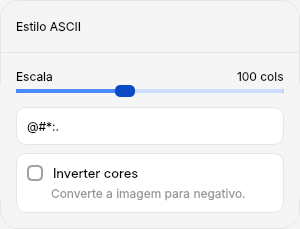
          <widget class="QWidget" name="wdgAscii_2" native="true">
           <property name="sizePolicy">
            <sizepolicy hsizetype="Preferred" vsizetype="Minimum">
             <horstretch>0</horstretch>
             <verstretch>0</verstretch>
            </sizepolicy>
           </property>
           <property name="minimumSize">
            <size>
             <width>300</width>
             <height>0</height>
            </size>
           </property>
           <property name="maximumSize">
            <size>
             <width>300</width>
             <height>16777215</height>
            </size>
           </property>
           <property name="layoutDirection">
            <enum>Qt::LayoutDirection::LeftToRight</enum>
           </property>
           <property name="autoFillBackground">
            <bool>false</bool>
           </property>
           <property name="styleSheet">
            <string notr="true">QWidget {
    background-color: rgb(245, 245, 245);
    border: 1px solid rgb(230, 230, 230);
    border-radius: 18px;
}

QLabel {
	border: none;
	color: rgb(0, 0, 0);
}
</string>
           </property>
           <layout class="QVBoxLayout" name="verticalLayout_66">
            <property name="spacing">
             <number>16</number>
            </property>
            <property name="leftMargin">
             <number>0</number>
            </property>
            <property name="topMargin">
             <number>16</number>
            </property>
            <property name="rightMargin">
             <number>0</number>
            </property>
            <property name="bottomMargin">
             <number>16</number>
            </property>
            <item>
             <layout class="QHBoxLayout" name="horizontalLayout_105">
              <item>
               <spacer name="horizontalSpacer_105">
                <property name="orientation">
                 <enum>Qt::Orientation::Horizontal</enum>
                </property>
                <property name="sizeType">
                 <enum>QSizePolicy::Policy::Fixed</enum>
                </property>
                <property name="sizeHint" stdset="0">
                 <size>
                  <width>16</width>
                  <height>16</height>
                 </size>
                </property>
               </spacer>
              </item>
              <item>
               <widget class="QLabel" name="label_79">
                <property name="font">
                 <font>
                  <family>Inter</family>
                  <pointsize>9</pointsize>
                  <hintingpreference>PreferNoHinting</hintingpreference>
                  <fontweight>Medium</fontweight>
                 </font>
                </property>
                <property name="text">
                 <string>Estilo ASCII</string>
                </property>
               </widget>
              </item>
              <item>
               <spacer name="horizontalSpacer_106">
                <property name="orientation">
                 <enum>Qt::Orientation::Horizontal</enum>
                </property>
                <property name="sizeHint" stdset="0">
                 <size>
                  <width>40</width>
                  <height>20</height>
                 </size>
                </property>
               </spacer>
              </item>
             </layout>
            </item>
            <item>
             <widget class="Line" name="line_18">
              <property name="maximumSize">
               <size>
                <width>16777215</width>
                <height>1</height>
               </size>
              </property>
              <property name="orientation">
               <enum>Qt::Orientation::Horizontal</enum>
              </property>
             </widget>
            </item>
            <item>
             <widget class="QFrame" name="frame_18">
              <property name="styleSheet">
               <string notr="true">QFrame{
	background-color: rgb(245, 245, 245);
	border: none;
}</string>
              </property>
              <property name="frameShape">
               <enum>QFrame::Shape::StyledPanel</enum>
              </property>
              <property name="frameShadow">
               <enum>QFrame::Shadow::Raised</enum>
              </property>
              <layout class="QVBoxLayout" name="verticalLayout_22">
               <property name="spacing">
                <number>8</number>
               </property>
               <property name="leftMargin">
                <number>16</number>
               </property>
               <property name="topMargin">
                <number>0</number>
               </property>
               <property name="rightMargin">
                <number>16</number>
               </property>
               <property name="bottomMargin">
                <number>0</number>
               </property>
               <item>
                <widget class="QFrame" name="frame_19">
                 <property name="enabled">
                  <bool>true</bool>
                 </property>
                 <property name="sizePolicy">
                  <sizepolicy hsizetype="Preferred" vsizetype="Preferred">
                   <horstretch>0</horstretch>
                   <verstretch>0</verstretch>
                  </sizepolicy>
                 </property>
                 <property name="minimumSize">
                  <size>
                   <width>0</width>
                   <height>0</height>
                  </size>
                 </property>
                 <property name="maximumSize">
                  <size>
                   <width>16777215</width>
                   <height>16777215</height>
                  </size>
                 </property>
                 <property name="font">
                  <font/>
                 </property>
                 <property name="styleSheet">
                  <string notr="true">QFrame{
    background: transparent;
	border: none;
}

QLabel{
	color: rgb(0, 0, 0);
	border: none;
}</string>
                 </property>
                 <property name="frameShape">
                  <enum>QFrame::Shape::StyledPanel</enum>
                 </property>
                 <property name="frameShadow">
                  <enum>QFrame::Shadow::Raised</enum>
                 </property>
                 <layout class="QVBoxLayout" name="verticalLayout_23">
                  <property name="spacing">
                   <number>0</number>
                  </property>
                  <property name="leftMargin">
                   <number>0</number>
                  </property>
                  <property name="topMargin">
                   <number>0</number>
                  </property>
                  <property name="rightMargin">
                   <number>0</number>
                  </property>
                  <property name="bottomMargin">
                   <number>0</number>
                  </property>
                  <item>
                   <layout class="QHBoxLayout" name="horizontalLayout_17">
                    <item>
                     <widget class="QLabel" name="sldWidthTitle_2">
                      <property name="maximumSize">
                       <size>
                        <width>16777215</width>
                        <height>16777215</height>
                       </size>
                      </property>
                      <property name="font">
                       <font>
                        <family>Inter</family>
                        <pointsize>9</pointsize>
                        <bold>false</bold>
                        <hintingpreference>PreferNoHinting</hintingpreference>
                       </font>
                      </property>
                      <property name="text">
                       <string>Escala</string>
                      </property>
                     </widget>
                    </item>
                    <item>
                     <spacer name="hspacerBrightness_8">
                      <property name="orientation">
                       <enum>Qt::Orientation::Horizontal</enum>
                      </property>
                      <property name="sizeType">
                       <enum>QSizePolicy::Policy::Expanding</enum>
                      </property>
                      <property name="sizeHint" stdset="0">
                       <size>
                        <width>8</width>
                        <height>8</height>
                       </size>
                      </property>
                     </spacer>
                    </item>
                    <item>
                     <widget class="QLabel" name="lblWidthValue_2">
                      <property name="maximumSize">
                       <size>
                        <width>16777215</width>
                        <height>16777215</height>
                       </size>
                      </property>
                      <property name="font">
                       <font>
                        <family>Inter</family>
                        <pointsize>9</pointsize>
                        <hintingpreference>PreferNoHinting</hintingpreference>
                       </font>
                      </property>
                      <property name="text">
                       <string>100 cols</string>
                      </property>
                     </widget>
                    </item>
                   </layout>
                  </item>
                  <item>
                   <widget class="QSlider" name="sldWidth_2">
                    <property name="maximumSize">
                     <size>
                      <width>16777215</width>
                      <height>16777215</height>
                     </size>
                    </property>
                    <property name="focusPolicy">
                     <enum>Qt::FocusPolicy::ClickFocus</enum>
                    </property>
                    <property name="layoutDirection">
                     <enum>Qt::LayoutDirection::LeftToRight</enum>
                    </property>
                    <property name="styleSheet">
                     <string notr="true">QSlider {
    background: transparent;
	border: none;
}

QSlider::groove:horizontal {
    background: rgb(85, 0, 0);
    height: 4px;
    margin: 0;
    border-radius: 1px;
}

QSlider::sub-page:horizontal {
    background: rgb(76, 139, 255);
    border-radius: 1px;
}

QSlider::add-page:horizontal {
    background: rgb(204, 222, 255);
    border-radius: 1px;
}

QSlider::handle:horizontal {
    background: rgb(10, 74, 194);
    width: 20px;
    height: 8px;
    border-radius: 5px;
    margin: -4px 0;
}</string>
                    </property>
                    <property name="minimum">
                     <number>0</number>
                    </property>
                    <property name="maximum">
                     <number>300</number>
                    </property>
                    <property name="singleStep">
                     <number>5</number>
                    </property>
                    <property name="pageStep">
                     <number>20</number>
                    </property>
                    <property name="value">
                     <number>120</number>
                    </property>
                    <property name="orientation">
                     <enum>Qt::Orientation::Horizontal</enum>
                    </property>
                    <property name="invertedAppearance">
                     <bool>false</bool>
                    </property>
                    <property name="invertedControls">
                     <bool>true</bool>
                    </property>
                   </widget>
                  </item>
                 </layout>
                </widget>
               </item>
               <item>
                <widget class="QComboBox" name="cmbChars_2">
                 <property name="minimumSize">
                  <size>
                   <width>0</width>
                   <height>38</height>
                  </size>
                 </property>
                 <property name="maximumSize">
                  <size>
                   <width>16777215</width>
                   <height>16777215</height>
                  </size>
                 </property>
                 <property name="font">
                  <font>
                   <family>Inter</family>
                   <bold>false</bold>
                   <hintingpreference>PreferNoHinting</hintingpreference>
                  </font>
                 </property>
                 <property name="cursor">
                  <cursorShape>ArrowCursor</cursorShape>
                 </property>
                 <property name="toolTipDuration">
                  <number>-1</number>
                 </property>
                 <property name="accessibleName">
                  <string>Degradê ASCII</string>
                 </property>
                 <property name="styleSheet">
                  <string notr="true">QComboBox {
    background-color: rgb(255, 255, 255);
    border: 1px solid rgb(230, 230, 230);
    border-radius: 10px;
    padding-left: 10px;
    color: #000000;
}

/* Hover */
QComboBox:hover {
    background-color: rgb(245, 245, 245);
}

/* Área da seta */
QComboBox::drop-down {
    subcontrol-origin: padding;
    subcontrol-position: top right;
    width: 30px;
    border: none;
    border-top-right-radius: 4px;
    border-bottom-right-radius: 4px;
    background: transparent;
}

/* Ícone padrão */
QComboBox::down-arrow {
    image: url(:/icons/arrow-down.svg);
    width: 12px;
    height: 12px;
    margin-right: 0px;
    margin-top: 0px;
}

/* Ícone quando aberto */
QComboBox::down-arrow:on {
    image: url(:/icons/arrow-up.svg);
}
</string>
                 </property>
                 <property name="editable">
                  <bool>false</bool>
                 </property>
                 <property name="currentText">
                  <string>@#*:. </string>
                 </property>
                 <property name="currentIndex">
                  <number>0</number>
                 </property>
                 <property name="insertPolicy">
                  <enum>QComboBox::InsertPolicy::NoInsert</enum>
                 </property>
                 <property name="sizeAdjustPolicy">
                  <enum>QComboBox::SizeAdjustPolicy::AdjustToContentsOnFirstShow</enum>
                 </property>
                 <property name="minimumContentsLength">
                  <number>0</number>
                 </property>
                 <property name="placeholderText">
                  <string>Degradê ASCII</string>
                 </property>
                 <property name="duplicatesEnabled">
                  <bool>false</bool>
                 </property>
                 <property name="frame">
                  <bool>true</bool>
                 </property>
                 <property name="labelDrawingMode">
                  <enum>QComboBox::LabelDrawingMode::UseStyle</enum>
                 </property>
                 <item>
                  <property name="text">
                   <string>@#*:. </string>
                  </property>
                 </item>
                 <item>
                  <property name="text">
                   <string>■</string>
                  </property>
                 </item>
                 <item>
                  <property name="text">
                   <string>@%#0*=-:. </string>
                  </property>
                 </item>
                 <item>
                  <property name="text">
                   <string>@%#0B$&amp;amp;*+=-:,. </string>
                  </property>
                 </item>
                 <item>
                  <property name="text">
                   <string> ●•·</string>
                  </property>
                 </item>
                 <item>
                  <property name="text">
                   <string>░▒▓█</string>
                  </property>
                 </item>
                 <item>
                  <property name="text">
                   <string>▀▄▌▐▀</string>
                  </property>
                 </item>
                 <item>
                  <property name="text">
                   <string>▓▒░█▓▒░</string>
                  </property>
                 </item>
                 <item>
                  <property name="text">
                   <string>$@B%8&amp;WM#*oahkbdpqwmZO0QLCJUYXzcvunxrjft/\\|()1{}[]?-_+~&lt;&gt;i!lI;:,\&quot;^`'. &quot;</string>
                  </property>
                 </item>
                </widget>
               </item>
               <item>
                <widget class="QFrame" name="frame_31">
                 <property name="minimumSize">
                  <size>
                   <width>0</width>
                   <height>60</height>
                  </size>
                 </property>
                 <property name="maximumSize">
                  <size>
                   <width>16777215</width>
                   <height>60</height>
                  </size>
                 </property>
                 <property name="styleSheet">
                  <string notr="true">QFrame{
	background-color: rgb(255, 255, 255);
	border: 1px solid rgb(230, 230, 230);
	border-radius: 10px;
}

QLabel{
	border: none;
}</string>
                 </property>
                 <property name="frameShape">
                  <enum>QFrame::Shape::StyledPanel</enum>
                 </property>
                 <property name="frameShadow">
                  <enum>QFrame::Shadow::Raised</enum>
                 </property>
                 <layout class="QGridLayout" name="gridLayout_37">
                  <property name="leftMargin">
                   <number>10</number>
                  </property>
                  <property name="topMargin">
                   <number>10</number>
                  </property>
                  <property name="rightMargin">
                   <number>10</number>
                  </property>
                  <property name="bottomMargin">
                   <number>10</number>
                  </property>
                  <property name="spacing">
                   <number>0</number>
                  </property>
                  <item row="3" column="0">
                   <layout class="QVBoxLayout" name="verticalLayout_68">
                    <property name="spacing">
                     <number>2</number>
                    </property>
                    <item>
                     <widget class="QCheckBox" name="chkInverteCores_2">
                      <property name="sizePolicy">
                       <sizepolicy hsizetype="Preferred" vsizetype="Fixed">
                        <horstretch>0</horstretch>
                        <verstretch>0</verstretch>
                       </sizepolicy>
                      </property>
                      <property name="font">
                       <font>
                        <family>Inter</family>
                        <pointsize>10</pointsize>
                        <hintingpreference>PreferNoHinting</hintingpreference>
                       </font>
                      </property>
                      <property name="styleSheet">
                       <string notr="true">QCheckBox {
    background-color: rgb(255, 255, 255);
    border: none;
    color: #000000;
    spacing: 10px;
}

/* Indicador da caixinha */
QCheckBox::indicator {
    width: 12px;
    height: 12px;
    border-radius: 5px;
    border: 2px solid rgb(161, 161, 161);
    background: rgb(255, 255, 255);
}

/* Quando marcado */
QCheckBox::indicator:checked {
    background: rgb(12, 90, 234);
	border: 2px solid rgb(12, 90, 234);
}

/* Hover */
QCheckBox::indicator:hover {
    border-radius: 4px;
}
</string>
                      </property>
                      <property name="text">
                       <string>Inverter cores</string>
                      </property>
                     </widget>
                    </item>
                    <item>
                     <layout class="QHBoxLayout" name="horizontalLayout_110">
                      <item>
                       <spacer name="horizontalSpacer_112">
                        <property name="orientation">
                         <enum>Qt::Orientation::Horizontal</enum>
                        </property>
                        <property name="sizeType">
                         <enum>QSizePolicy::Policy::Fixed</enum>
                        </property>
                        <property name="sizeHint" stdset="0">
                         <size>
                          <width>24</width>
                          <height>4</height>
                         </size>
                        </property>
                       </spacer>
                      </item>
                      <item>
                       <widget class="QLabel" name="label_82">
                        <property name="font">
                         <font>
                          <family>Inter</family>
                          <hintingpreference>PreferNoHinting</hintingpreference>
                         </font>
                        </property>
                        <property name="styleSheet">
                         <string notr="true">color: rgb(150, 150, 150);</string>
                        </property>
                        <property name="text">
                         <string>Converte a imagem para negativo.</string>
                        </property>
                       </widget>
                      </item>
                     </layout>
                    </item>
                   </layout>
                  </item>
                 </layout>
                </widget>
               </item>
              </layout>
             </widget>
            </item>
           </layout>
          </widget>
